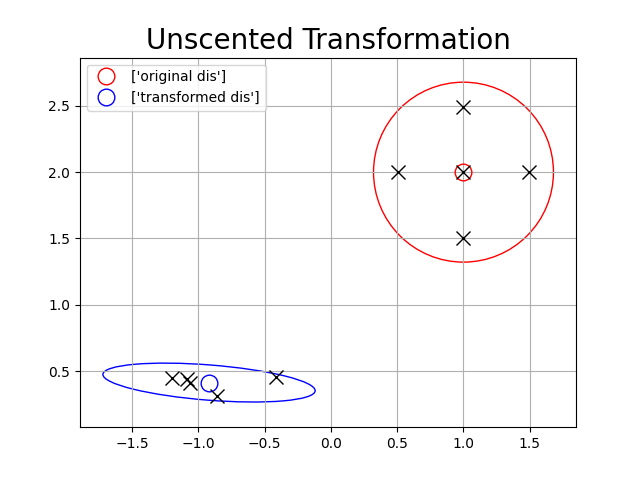

The Python source for this figure:
import scipy
import numpy as np
import unscented_transformation
from plot import draw_probe_ellipse
import matplotlib.pyplot as plt

# This is the main script for computing a transformed distribution according
# to the unscented transform. This script calls all the required
# functions in the correct order.
# If you are unsure about the input and return values of functions you
# should read their documentation which tells you the expected dimensions.

# Turn off pagination and open a new figure for plotting
plt.clf()
plt.grid('on')

# Initial distribution
sigma = 0.1*np.eye(2)
mu = np.array([1., 2.])
n = len(mu)

# Compute lambda
alpha = 0.9
beta = 2.
kappa = 1.
lamb = pow(alpha, 2)*(n + kappa) - n

# Compute the sigma points corresponding to mu and sigma
sigma_points, w_m, w_c = unscented_transformation.compute_sigma_points(mu, sigma, lamb, alpha, beta)

# Plot original distribution with sampled sigma points
plt.plot(mu[0], mu[1], 'ro', markersize=12., linewidth=3., fillstyle='none', label='original dis')
draw_probe_ellipse(mu, sigma, 0.9, 'r')
plt.plot(sigma_points[0], sigma_points[1], 'kx',
         markersize=10., linewidth=3.)

# Transform sigma points
sigma_points_trans = unscented_transformation.transform(sigma_points)

# Recover mu and sigma of the transformed distribution
mu_trans, sigma_trans = unscented_transformation.recover_gaussian(sigma_points_trans, w_m, w_c)

# Plot transformed sigma points with corresponding mu and sigma
plt.plot(mu_trans[0], mu_trans[1], 'bo', markersize=12., linewidth=3., fillstyle='none', label='transformed dis')
plt.legend()
draw_probe_ellipse(mu_trans, sigma_trans, 0.9, color='b')
plt.plot(sigma_points_trans[0], sigma_points_trans[1], 'kx',
         markersize=10., linewidth=3.)

# Figure axes setup
plt.title('Unscented Transformation', fontsize=20)
x_min = min([mu[0], mu_trans[0]])
x_max = max([mu[0], mu_trans[0]])
y_min = min([mu[1], mu_trans[1]])
y_max = max([mu[1], mu_trans[1]])
plt.axis([x_min-3, x_max+3, y_min-3, y_max+3])
plt.axis('equal')
plt.show()

# Print and save plot
plt.savefig('unscented.png')
